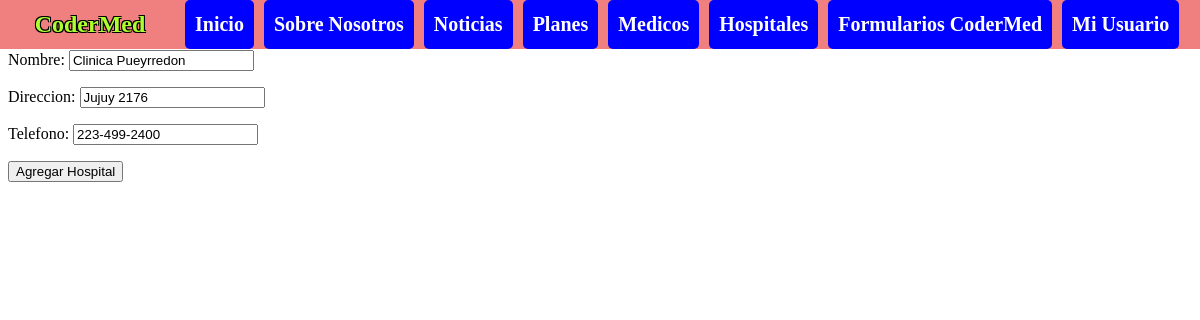
The app's page /os/editar-hospital/1/ (signed in) with its own data.
### obra_social/models.py (models this page shows, shortened)
class Hospital(models.Model):
    nombre=models.CharField(max_length=40)
    direccion=models.CharField(max_length=100)
    telefono=models.CharField(max_length=20)

### obra_social/views.py (the view)
# urls.py: path("editar-hospital/<int:id>/",editar_hospital, name='editar-hospital'),
@login_required
def editar_hospital(request,id):
    hospital = Hospital.objects.get(id=id)
    if request.method == "POST":
        formulario = NuevoHospital(request.POST)
        if formulario.is_valid():
            data = formulario.cleaned_data
            hospital.nombre = data['nombre']
            hospital.direccion = data['direccion']
            hospital.telefono = data['telefono']
            hospital.save()
            url_exitosa = reverse('form-completo')
            return redirect(url_exitosa)
    else:
        inicial = {
            'nombre': hospital.nombre,
            'direccion': hospital.direccion,
            'telefono': hospital.telefono
        }
        formulario = NuevoHospital(initial=inicial)
    http_response = render(
        request=request,
        template_name='obra_social/nuevo-hospital.html',
        context={'formulario': formulario}
    )
    return http_response

### obra_social/forms.py
class NuevoHospital(forms.Form):
    nombre=forms.CharField(required=True, max_length=40)
    direccion=forms.CharField(required=True, max_length=100)
    telefono=forms.CharField(required=True, max_length=100)

### obra_social/templates/obra_social/nuevo-hospital.html (shortened to what this page needs)
{% extends "base.html" %}
{% block contenido%}
    <form method="post">
        {{formulario.as_p}}
        <input type="submit" value="Agregar Hospital">
    </form>
{% endblock contenido%}

### records on screen
Hospital: nombre "Clinica Pueyrredon", direccion "Jujuy 2176", telefono "223-499-2400"
